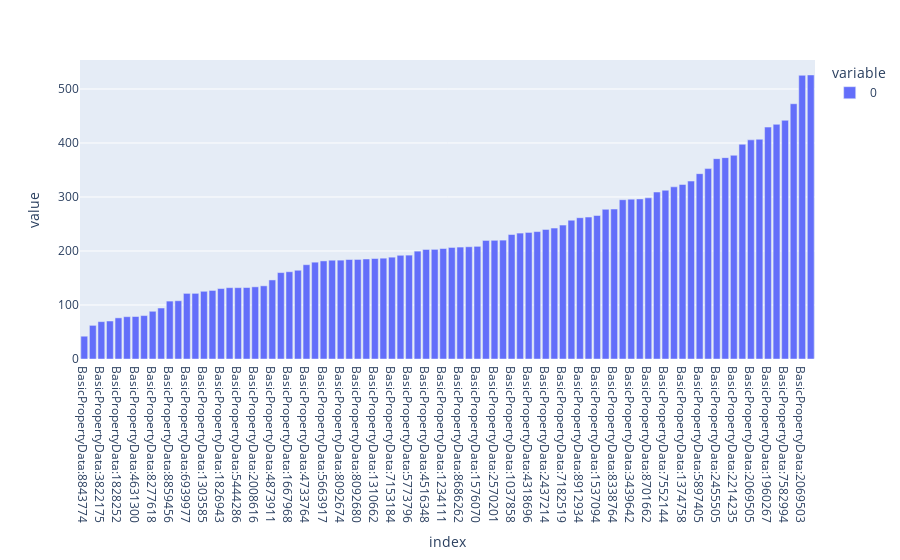
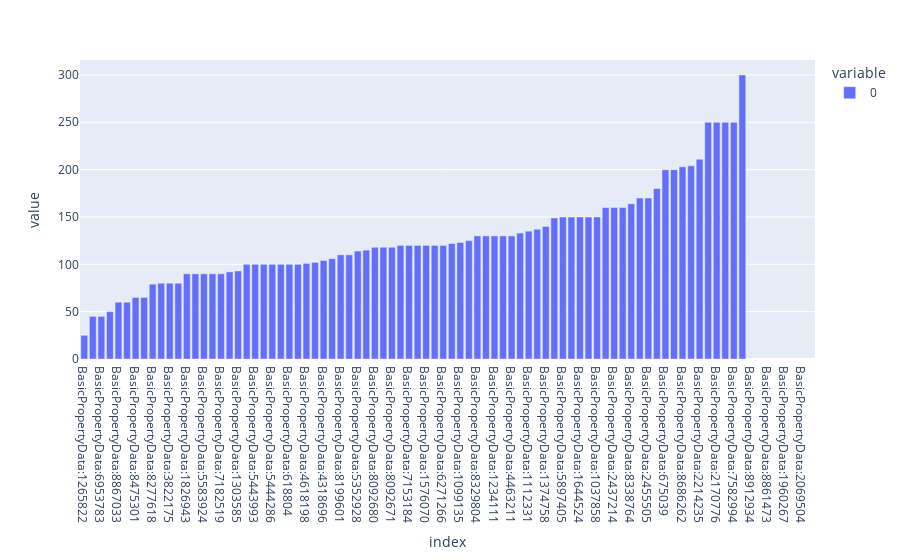
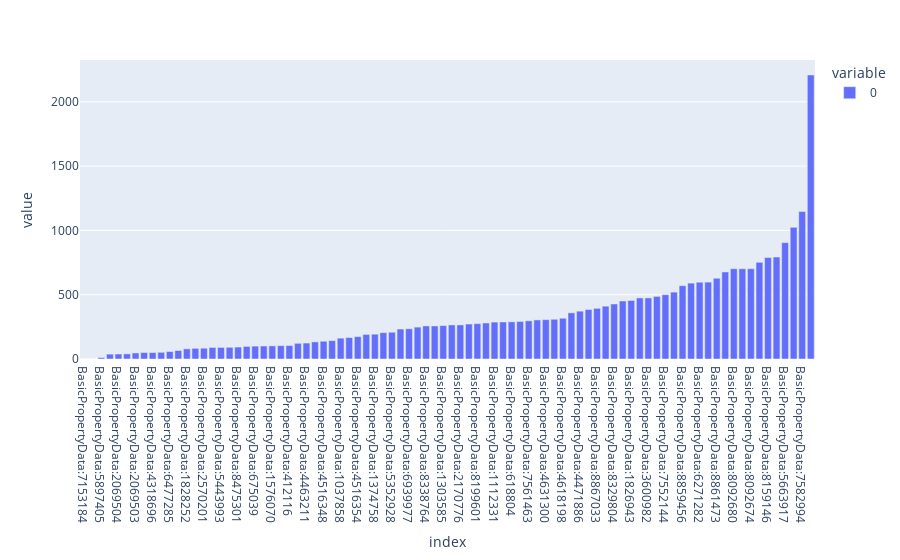

The code cell stored with these charts, in order, in its notebook:
### Code cell
# Number of beds
ls = ['pricePerDay','propSize','geoDistanceMeters','nbAllBeds', 'nbBathrooms', 'nbBedrooms', 
      'nbMaxAdults', 'totalScore', 'reviewsCount']

for i in ls:
        display(i, px.bar(df[i].unstack().astype(float).mean().sort_values()))

### Figure 1 — Plotly figure (JSON) as saved in the notebook; plotly's stock layout.template omitted (floating-point values rounded to 4 significant figures)
{"data": [{"alignmentgroup": "True", "hovertemplate": "variable=0<br>index=%{x}<br>value=%{y}<extra></extra>", "legendgroup": "0", "marker": {"color": "#636efa", "pattern": {"shape": ""}}, "name": "0", "offsetgroup": "0", "orientation": "v", "showlegend": true, "textposition": "auto", "type": "bar", "x": ["BasicPropertyData:8843774", "BasicPropertyData:5583924", "BasicPropertyData:3822175", "BasicPropertyData:8475301", "BasicPropertyData:1828252", "BasicPropertyData:7003633", "BasicPropertyData:4631300", "BasicPropertyData:392717", "BasicPropertyData:8277618", "BasicPropertyData:3600982", "BasicPropertyData:8859456", "BasicPropertyData:8159146", "BasicPropertyData:6939977", "BasicPropertyData:6953783", "BasicPropertyData:1303585", "BasicPropertyData:8861473", "BasicPropertyData:1826943", "BasicPropertyData:5443993", "BasicPropertyData:5444286", "BasicPropertyData:1099135", "BasicPropertyData:2008616", "BasicPropertyData:8867033", "BasicPropertyData:4873911", "BasicPropertyData:3210628", "BasicPropertyData:1667968", "BasicPropertyData:4618198", "BasicPropertyData:4733764", "BasicPropertyData:8663596", "BasicPropertyData:5663917", "BasicPropertyData:8092671", "BasicPropertyData:8092674", "BasicPropertyData:4471886", "BasicPropertyData:8092680", "BasicPropertyData:7561463", "BasicPropertyData:1310662", "BasicPropertyData:4516354", "BasicPropertyData:7153184", "BasicPropertyData:1195587", "BasicPropertyData:5773796", "BasicPropertyData:4463088", "BasicPropertyData:4516348", "BasicPropertyData:4463211", "BasicPropertyData:1234111", "BasicPropertyData:5206430", "BasicPropertyData:8686262", "BasicPropertyData:8199601", "BasicPropertyData:1576070", "BasicPropertyData:6271282", "BasicPropertyData:2570201", "BasicPropertyData:1305438", "BasicPropertyData:1037858", "BasicPropertyData:412116", "BasicPropertyData:4318696", "BasicPropertyData:6271266", "BasicPropertyData:2437214", "BasicPropertyData:2170776", "BasicPropertyData:7182519", "BasicPropertyData:5656690", "BasicPropertyData:8912934", "BasicPropertyData:5352928", "BasicPropertyData:1537094", "BasicPropertyData:1135649", "BasicPropertyData:8338764", "BasicPropertyData:6231203", "BasicPropertyData:3439642", "BasicPropertyData:6477285", "BasicPropertyData:8701662", "BasicPropertyData:8329804", "BasicPropertyData:7552144", "BasicPropertyData:675039", "BasicPropertyData:1374758", "BasicPropertyData:618804", "BasicPropertyData:5897405", "BasicPropertyData:4846257", "BasicPropertyData:2455505", "BasicPropertyData:1112331", "BasicPropertyData:2214235", "BasicPropertyData:2069504", "BasicPropertyData:2069505", "BasicPropertyData:1644524", "BasicPropertyData:1960267", "BasicPropertyData:8579352", "BasicPropertyData:7582994", "BasicPropertyData:1265822", "BasicPropertyData:2069503", "BasicPropertyData:2381272"], "xaxis": "x", "y": [42.21, 62.3, 69.19, 70.35, 76.19, 78.36, 78.67, 80.4, 88.39, 94.4, 107.2, 107.9, 121.5, 121.6, 125.4, 127.0, 130.5, 132.1, 132.1, 132.3, 133.7, 135.5, 146.4, 160.0, 161.6, 164.3, 174.6, 179.3, 181.7, 182.9, 183.1, 184.2, 184.3, 185.2, 186.1, 186.7, 188.6, 192.0, 192.4, 199.7, 202.8, 203.0, 204.6, 206.6, 207.3, 207.8, 208.6, 219.6, 219.8, 220.1, 230.5, 233.2, 234.4, 236.0, 240.0, 242.4, 247.9, 257.0, 261.6, 262.8, 265.7, 277.2, 277.7, 295.0, 296.0, 296.4, 298.4, 309.2, 312.5, 318.8, 323.2, 329.5, 343.2, 352.6, 371, 372.9, 377.2, 397.7, 405.8, 406.9, 429.5, 434.6, 442.0, 472.7, 525.3, 526.0], "yaxis": "y"}], "layout": {"barmode": "relative", "legend": {"title": {"text": "variable"}, "tracegroupgap": 0}, "margin": {"t": 60}, "xaxis": {"anchor": "y", "domain": [0, 1], "title": {"text": "index"}}, "yaxis": {"anchor": "x", "domain": [0, 1], "title": {"text": "value"}}}}

### Figure 2 — Plotly figure (JSON) as saved in the notebook; plotly's stock layout.template omitted (floating-point values rounded to 4 significant figures)
{"data": [{"alignmentgroup": "True", "hovertemplate": "variable=0<br>index=%{x}<br>value=%{y}<extra></extra>", "legendgroup": "0", "marker": {"color": "#636efa", "pattern": {"shape": ""}}, "name": "0", "offsetgroup": "0", "orientation": "v", "showlegend": true, "textposition": "auto", "type": "bar", "x": ["BasicPropertyData:1265822", "BasicPropertyData:6939977", "BasicPropertyData:6953783", "BasicPropertyData:392717", "BasicPropertyData:8867033", "BasicPropertyData:3600982", "BasicPropertyData:8475301", "BasicPropertyData:8859456", "BasicPropertyData:8277618", "BasicPropertyData:4631300", "BasicPropertyData:3822175", "BasicPropertyData:2570201", "BasicPropertyData:1826943", "BasicPropertyData:1828252", "BasicPropertyData:5583924", "BasicPropertyData:5773796", "BasicPropertyData:7182519", "BasicPropertyData:1667968", "BasicPropertyData:1303585", "BasicPropertyData:4471886", "BasicPropertyData:5443993", "BasicPropertyData:1310662", "BasicPropertyData:5444286", "BasicPropertyData:4733764", "BasicPropertyData:618804", "BasicPropertyData:7003633", "BasicPropertyData:4618198", "BasicPropertyData:4516354", "BasicPropertyData:4318696", "BasicPropertyData:4516348", "BasicPropertyData:8199601", "BasicPropertyData:1195587", "BasicPropertyData:5352928", "BasicPropertyData:5656690", "BasicPropertyData:8092680", "BasicPropertyData:8092674", "BasicPropertyData:8092671", "BasicPropertyData:7561463", "BasicPropertyData:7153184", "BasicPropertyData:3210628", "BasicPropertyData:1576070", "BasicPropertyData:6271282", "BasicPropertyData:6271266", "BasicPropertyData:8701662", "BasicPropertyData:1099135", "BasicPropertyData:6231203", "BasicPropertyData:8329804", "BasicPropertyData:8663596", "BasicPropertyData:1234111", "BasicPropertyData:5663917", "BasicPropertyData:4463211", "BasicPropertyData:1305438", "BasicPropertyData:1112331", "BasicPropertyData:2381272", "BasicPropertyData:1374758", "BasicPropertyData:8579352", "BasicPropertyData:5897405", "BasicPropertyData:4463088", "BasicPropertyData:1644524", "BasicPropertyData:1537094", "BasicPropertyData:1037858", "BasicPropertyData:1135649", "BasicPropertyData:2437214", "BasicPropertyData:8159146", "BasicPropertyData:8338764", "BasicPropertyData:4873911", "BasicPropertyData:2455505", "BasicPropertyData:2008616", "BasicPropertyData:675039", "BasicPropertyData:6477285", "BasicPropertyData:8686262", "BasicPropertyData:4846257", "BasicPropertyData:2214235", "BasicPropertyData:5206430", "BasicPropertyData:2170776", "BasicPropertyData:412116", "BasicPropertyData:7582994", "BasicPropertyData:7552144", "BasicPropertyData:8912934", "BasicPropertyData:8843774", "BasicPropertyData:8861473", "BasicPropertyData:2069503", "BasicPropertyData:1960267", "BasicPropertyData:3439642", "BasicPropertyData:2069504", "BasicPropertyData:2069505"], "xaxis": "x", "y": [25, 45, 45, 50, 60, 60, 65, 65, 79, 80, 80, 80, 90, 90, 90, 90, 90, 92, 93, 100, 100, 100, 100, 100, 100, 100, 101, 102, 104, 106, 110, 110, 114, 115, 118, 118, 118, 120, 120, 120, 120, 120, 120, 122, 123, 125, 130, 130, 130, 130, 130, 133, 135, 137, 140, 149, 150, 150, 150, 150, 150, 160, 160, 160, 164, 170, 170, 180, 200, 200, 203, 204, 211, 250, 250, 250, 250, 300, null, null, null, null, null, null, null, null], "yaxis": "y"}], "layout": {"barmode": "relative", "legend": {"title": {"text": "variable"}, "tracegroupgap": 0}, "margin": {"t": 60}, "xaxis": {"anchor": "y", "domain": [0, 1], "title": {"text": "index"}}, "yaxis": {"anchor": "x", "domain": [0, 1], "title": {"text": "value"}}}}

### Figure 3 — Plotly figure (JSON) as saved in the notebook; plotly's stock layout.template omitted (floating-point values rounded to 4 significant figures)
{"data": [{"alignmentgroup": "True", "hovertemplate": "variable=0<br>index=%{x}<br>value=%{y}<extra></extra>", "legendgroup": "0", "marker": {"color": "#636efa", "pattern": {"shape": ""}}, "name": "0", "offsetgroup": "0", "orientation": "v", "showlegend": true, "textposition": "auto", "type": "bar", "x": ["BasicPropertyData:7153184", "BasicPropertyData:2455505", "BasicPropertyData:5897405", "BasicPropertyData:1960267", "BasicPropertyData:2069504", "BasicPropertyData:2069505", "BasicPropertyData:2069503", "BasicPropertyData:1265822", "BasicPropertyData:4318696", "BasicPropertyData:3439642", "BasicPropertyData:6477285", "BasicPropertyData:5656690", "BasicPropertyData:1828252", "BasicPropertyData:1644524", "BasicPropertyData:2570201", "BasicPropertyData:1234111", "BasicPropertyData:5443993", "BasicPropertyData:5444286", "BasicPropertyData:8475301", "BasicPropertyData:2437214", "BasicPropertyData:675039", "BasicPropertyData:4846257", "BasicPropertyData:1576070", "BasicPropertyData:2381272", "BasicPropertyData:412116", "BasicPropertyData:4463088", "BasicPropertyData:4463211", "BasicPropertyData:7182519", "BasicPropertyData:4516348", "BasicPropertyData:1667968", "BasicPropertyData:1037858", "BasicPropertyData:8579352", "BasicPropertyData:4516354", "BasicPropertyData:1099135", "BasicPropertyData:1374758", "BasicPropertyData:2008616", "BasicPropertyData:5352928", "BasicPropertyData:6953783", "BasicPropertyData:6939977", "BasicPropertyData:1135649", "BasicPropertyData:8338764", "BasicPropertyData:8701662", "BasicPropertyData:1303585", "BasicPropertyData:4873911", "BasicPropertyData:2170776", "BasicPropertyData:7003633", "BasicPropertyData:8199601", "BasicPropertyData:2214235", "BasicPropertyData:1112331", "BasicPropertyData:6231203", "BasicPropertyData:618804", "BasicPropertyData:4733764", "BasicPropertyData:7561463", "BasicPropertyData:1310662", "BasicPropertyData:4631300", "BasicPropertyData:5206430", "BasicPropertyData:4618198", "BasicPropertyData:8663596", "BasicPropertyData:4471886", "BasicPropertyData:8912934", "BasicPropertyData:8867033", "BasicPropertyData:8843774", "BasicPropertyData:8329804", "BasicPropertyData:1537094", "BasicPropertyData:1826943", "BasicPropertyData:8277618", "BasicPropertyData:3600982", "BasicPropertyData:392717", "BasicPropertyData:7552144", "BasicPropertyData:8686262", "BasicPropertyData:8859456", "BasicPropertyData:1305438", "BasicPropertyData:6271282", "BasicPropertyData:6271266", "BasicPropertyData:8861473", "BasicPropertyData:5773796", "BasicPropertyData:8092680", "BasicPropertyData:8092671", "BasicPropertyData:8092674", "BasicPropertyData:3822175", "BasicPropertyData:8159146", "BasicPropertyData:1195587", "BasicPropertyData:5663917", "BasicPropertyData:3210628", "BasicPropertyData:7582994", "BasicPropertyData:5583924"], "xaxis": "x", "y": [0, 0, 11, 38, 39, 40, 47, 50, 50, 52, 58, 66, 79, 83, 84, 90, 90, 91, 93, 98, 100, 101, 102, 104, 105, 122, 124, 133, 138, 143, 162, 167, 174, 191, 193, 205, 208, 233, 235, 248, 257, 257, 260, 265, 265, 272, 275, 280, 287, 288, 289, 292, 297, 304, 306, 309, 317, 359, 372, 385, 394, 411, 428, 451, 455, 475, 475, 487, 500, 520, 570, 590, 597, 598, 628, 677, 702, 702, 702, 752, 789, 793, 905, 1024, 1147, 2209], "yaxis": "y"}], "layout": {"barmode": "relative", "legend": {"title": {"text": "variable"}, "tracegroupgap": 0}, "margin": {"t": 60}, "xaxis": {"anchor": "y", "domain": [0, 1], "title": {"text": "index"}}, "yaxis": {"anchor": "x", "domain": [0, 1], "title": {"text": "value"}}}}
